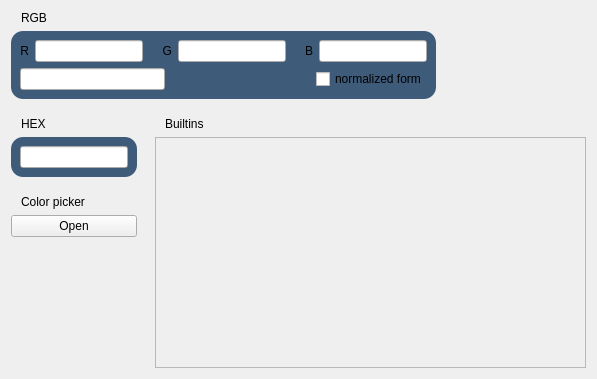
<?xml version="1.0" encoding="UTF-8"?>
<ui version="4.0">
 <class>ColorWidget</class>
 <widget class="QWidget" name="ColorWidget">
  <property name="geometry">
   <rect>
    <x>0</x>
    <y>0</y>
    <width>597</width>
    <height>379</height>
   </rect>
  </property>
  <property name="windowTitle">
   <string>Color</string>
  </property>
  <property name="styleSheet">
   <string notr="true">QLabel {
	background: none;
}
QCheckBox {
	background: none;
}</string>
  </property>
  <layout class="QVBoxLayout" name="verticalLayout_2">
   <item>
    <widget class="QWidget" name="widget_top" native="true">
     <layout class="QHBoxLayout" name="horizontalLayout">
      <property name="leftMargin">
       <number>0</number>
      </property>
      <property name="topMargin">
       <number>0</number>
      </property>
      <property name="rightMargin">
       <number>0</number>
      </property>
      <property name="bottomMargin">
       <number>0</number>
      </property>
      <item>
       <layout class="QVBoxLayout" name="layout_RGB_2">
        <item>
         <widget class="QLabel" name="label_RGB">
          <property name="text">
           <string>RGB</string>
          </property>
          <property name="indent">
           <number>10</number>
          </property>
         </widget>
        </item>
        <item>
         <widget class="QWidget" name="widget_RGB" native="true">
          <property name="styleSheet">
           <string notr="true">#widget_RGB {
	background: #3e5b7a;
	border-radius: 12px;
}</string>
          </property>
          <layout class="QVBoxLayout" name="verticalLayout">
           <item>
            <layout class="QHBoxLayout" name="layout_RGB">
             <item>
              <widget class="QLabel" name="label_R">
               <property name="text">
                <string>R</string>
               </property>
               <property name="alignment">
                <set>Qt::AlignRight|Qt::AlignTrailing|Qt::AlignVCenter</set>
               </property>
              </widget>
             </item>
             <item>
              <widget class="QLineEdit" name="edit_R">
               <property name="minimumSize">
                <size>
                 <width>60</width>
                 <height>0</height>
                </size>
               </property>
               <property name="maximumSize">
                <size>
                 <width>120</width>
                 <height>16777215</height>
                </size>
               </property>
               <property name="text">
                <string/>
               </property>
              </widget>
             </item>
             <item>
              <spacer name="spacer_RGB_1">
               <property name="orientation">
                <enum>Qt::Horizontal</enum>
               </property>
               <property name="sizeType">
                <enum>QSizePolicy::Fixed</enum>
               </property>
               <property name="sizeHint" stdset="0">
                <size>
                 <width>13</width>
                 <height>20</height>
                </size>
               </property>
              </spacer>
             </item>
             <item>
              <widget class="QLabel" name="label_G">
               <property name="text">
                <string>G</string>
               </property>
               <property name="alignment">
                <set>Qt::AlignRight|Qt::AlignTrailing|Qt::AlignVCenter</set>
               </property>
              </widget>
             </item>
             <item>
              <widget class="QLineEdit" name="edit_G">
               <property name="minimumSize">
                <size>
                 <width>60</width>
                 <height>0</height>
                </size>
               </property>
               <property name="maximumSize">
                <size>
                 <width>120</width>
                 <height>16777215</height>
                </size>
               </property>
               <property name="text">
                <string/>
               </property>
              </widget>
             </item>
             <item>
              <spacer name="spacer_RGB_2">
               <property name="orientation">
                <enum>Qt::Horizontal</enum>
               </property>
               <property name="sizeType">
                <enum>QSizePolicy::Fixed</enum>
               </property>
               <property name="sizeHint" stdset="0">
                <size>
                 <width>13</width>
                 <height>20</height>
                </size>
               </property>
              </spacer>
             </item>
             <item>
              <widget class="QLabel" name="label_B">
               <property name="text">
                <string>B</string>
               </property>
               <property name="alignment">
                <set>Qt::AlignRight|Qt::AlignTrailing|Qt::AlignVCenter</set>
               </property>
              </widget>
             </item>
             <item>
              <widget class="QLineEdit" name="edit_B">
               <property name="minimumSize">
                <size>
                 <width>60</width>
                 <height>0</height>
                </size>
               </property>
               <property name="maximumSize">
                <size>
                 <width>120</width>
                 <height>16777215</height>
                </size>
               </property>
               <property name="text">
                <string/>
               </property>
              </widget>
             </item>
            </layout>
           </item>
           <item>
            <layout class="QHBoxLayout" name="layout_norm">
             <item>
              <widget class="QLineEdit" name="display_label">
               <property name="readOnly">
                <bool>true</bool>
               </property>
              </widget>
             </item>
             <item>
              <spacer name="spacer_norm">
               <property name="orientation">
                <enum>Qt::Horizontal</enum>
               </property>
               <property name="sizeHint" stdset="0">
                <size>
                 <width>40</width>
                 <height>20</height>
                </size>
               </property>
              </spacer>
             </item>
             <item>
              <widget class="QCheckBox" name="cbb_norm">
               <property name="text">
                <string>normalized form</string>
               </property>
              </widget>
             </item>
            </layout>
           </item>
          </layout>
         </widget>
        </item>
       </layout>
      </item>
      <item>
       <spacer name="spacer1">
        <property name="orientation">
         <enum>Qt::Horizontal</enum>
        </property>
        <property name="sizeType">
         <enum>QSizePolicy::Fixed</enum>
        </property>
        <property name="sizeHint" stdset="0">
         <size>
          <width>12</width>
          <height>20</height>
         </size>
        </property>
       </spacer>
      </item>
      <item>
       <widget class="QWidget" name="widget" native="true">
        <property name="sizePolicy">
         <sizepolicy hsizetype="Expanding" vsizetype="Preferred">
          <horstretch>0</horstretch>
          <verstretch>0</verstretch>
         </sizepolicy>
        </property>
        <property name="minimumSize">
         <size>
          <width>100</width>
          <height>0</height>
         </size>
        </property>
       </widget>
      </item>
     </layout>
    </widget>
   </item>
   <item>
    <spacer name="spacer2">
     <property name="orientation">
      <enum>Qt::Vertical</enum>
     </property>
     <property name="sizeType">
      <enum>QSizePolicy::Fixed</enum>
     </property>
     <property name="sizeHint" stdset="0">
      <size>
       <width>0</width>
       <height>12</height>
      </size>
     </property>
    </spacer>
   </item>
   <item>
    <layout class="QHBoxLayout" name="layout_bottom" stretch="0,0,1">
     <item>
      <layout class="QVBoxLayout" name="verticalLayout_3">
       <item>
        <layout class="QVBoxLayout" name="layout_hex">
         <item>
          <widget class="QLabel" name="label">
           <property name="text">
            <string>HEX</string>
           </property>
           <property name="indent">
            <number>10</number>
           </property>
          </widget>
         </item>
         <item>
          <widget class="QWidget" name="widget_hex" native="true">
           <property name="styleSheet">
            <string notr="true">#widget_hex {
	background: #3e5b7a;
	border-radius: 12px;
}</string>
           </property>
           <layout class="QHBoxLayout" name="horizontalLayout_2">
            <item>
             <widget class="QLineEdit" name="edit_hex">
              <property name="maximumSize">
               <size>
                <width>200</width>
                <height>16777215</height>
               </size>
              </property>
              <property name="text">
               <string/>
              </property>
             </widget>
            </item>
           </layout>
          </widget>
         </item>
        </layout>
       </item>
       <item>
        <spacer name="spacer3">
         <property name="orientation">
          <enum>Qt::Vertical</enum>
         </property>
         <property name="sizeType">
          <enum>QSizePolicy::Fixed</enum>
         </property>
         <property name="sizeHint" stdset="0">
          <size>
           <width>20</width>
           <height>12</height>
          </size>
         </property>
        </spacer>
       </item>
       <item>
        <layout class="QVBoxLayout" name="layout_picker">
         <item>
          <widget class="QLabel" name="label_picker">
           <property name="text">
            <string>Color picker</string>
           </property>
           <property name="indent">
            <number>10</number>
           </property>
          </widget>
         </item>
         <item>
          <widget class="QPushButton" name="btn_picker">
           <property name="text">
            <string>Open</string>
           </property>
          </widget>
         </item>
         <item>
          <spacer name="spacer_bottom">
           <property name="orientation">
            <enum>Qt::Vertical</enum>
           </property>
           <property name="sizeHint" stdset="0">
            <size>
             <width>20</width>
             <height>0</height>
            </size>
           </property>
          </spacer>
         </item>
        </layout>
       </item>
      </layout>
     </item>
     <item>
      <spacer name="spacer4">
       <property name="orientation">
        <enum>Qt::Horizontal</enum>
       </property>
       <property name="sizeType">
        <enum>QSizePolicy::Fixed</enum>
       </property>
       <property name="sizeHint" stdset="0">
        <size>
         <width>12</width>
         <height>20</height>
        </size>
       </property>
      </spacer>
     </item>
     <item>
      <layout class="QVBoxLayout" name="layout_builtins">
       <item>
        <widget class="QLabel" name="label_builtins">
         <property name="text">
          <string>Builtins</string>
         </property>
         <property name="indent">
          <number>10</number>
         </property>
        </widget>
       </item>
       <item>
        <widget class="QScrollArea" name="scroll_area">
         <property name="widgetResizable">
          <bool>true</bool>
         </property>
         <widget class="QWidget" name="scroll_area_widget">
          <property name="geometry">
           <rect>
            <x>0</x>
            <y>0</y>
            <width>395</width>
            <height>217</height>
           </rect>
          </property>
         </widget>
        </widget>
       </item>
      </layout>
     </item>
    </layout>
   </item>
  </layout>
 </widget>
 <resources/>
 <connections/>
</ui>
